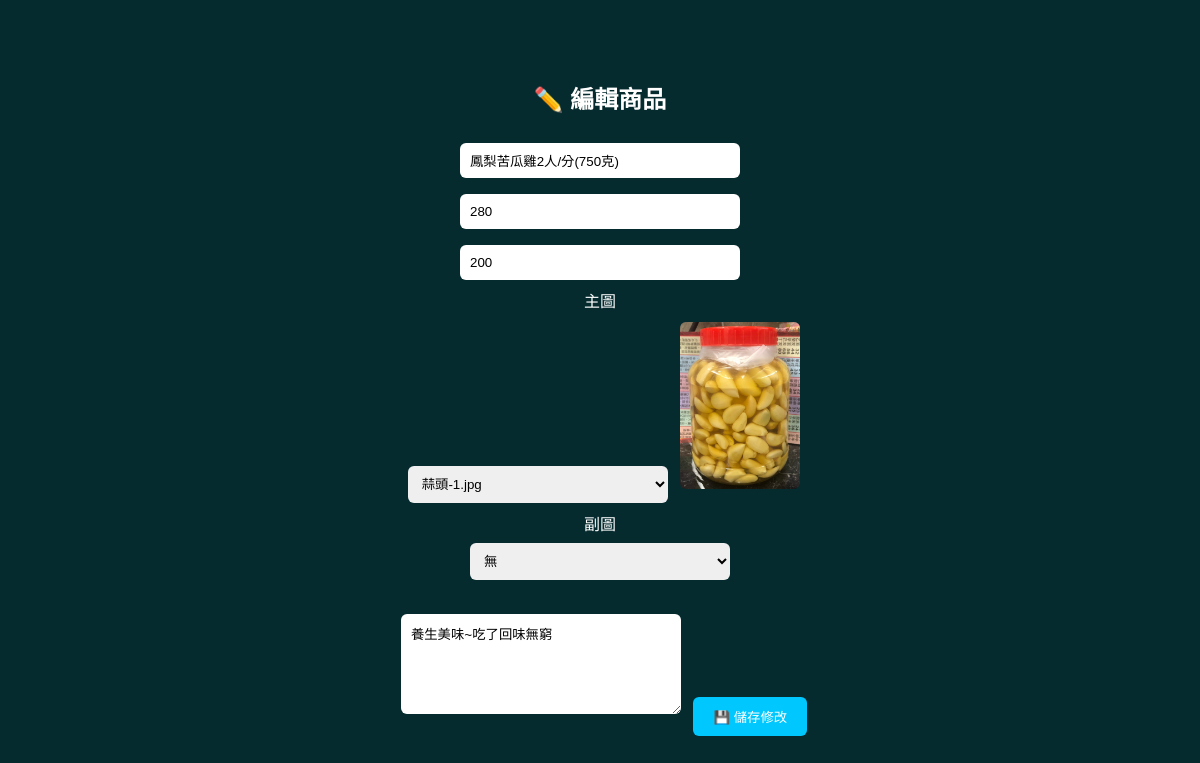
The app's page /edit_product/14 (signed in) with its own data.
### tables this page shows
CREATE TABLE products (
        id INTEGER PRIMARY KEY AUTOINCREMENT,
        name TEXT,
        price INTEGER,
        desc TEXT,
        image1 TEXT,
        image2 TEXT
    , stock INTEGER DEFAULT 10, description TEXT, status INTEGER DEFAULT 1, category TEXT DEFAULT '食品', category_id INTEGER);

### routes/shop.py (the view, shortened to what this page needs)
@shop_bp.route("/edit_product/<int:id>", methods=["GET", "POST"])
def edit_product(id):
    if not is_admin():
        return "❌ 無權限"
    conn = get_shop_db()
    c = conn.cursor()
    product = c.execute("SELECT * FROM products WHERE id=?", (id,)).fetchone()
    conn.close()
    images = get_product_images()
    return render_template("edit_product.html", product=product, images=images)

### app.py (called while the page is built)
@app.context_processor
def inject_user():
    user_id = session.get("user_id")
    balance = 0
    if user_id:
        conn = None
        try:
            conn = get_shop_db()
            c = conn.cursor()
            c.execute("SELECT points FROM users WHERE id=?", (user_id,))
            row = c.fetchone()
            if row:
                balance = row[0]
        except Exception as e:
            print("inject_user error:", e)
        finally:
            if conn:
                conn.close()
    return dict(global_money=balance)

@app.before_request
def make_session_permanent():
    session.permanent = True

### routes/shop.py (called while the page is built)
def is_admin():
    return session.get("user") in ADMIN_USERS

def get_product_images():
    import os
    folder = os.path.join("static", "products")
    if not os.path.exists(folder):
        return []
    return [
        f"/static/products/{f}"
        for f in os.listdir(folder)
        if f.lower().endswith((".png", ".jpg", ".jpeg", ".webp"))
    ]

### services/db.py (called while the page is built)
def get_shop_db():
    print("========== SHOP DB ==========")
    print(os.path.abspath(SHOP_DB))
    print("=============================")
    conn = sqlite3.connect(SHOP_DB, timeout=30)
    conn.execute("PRAGMA journal_mode=WAL")
    conn.row_factory = sqlite3.Row
    return conn

### templates/edit_product.html (shortened to what this page needs)
<!DOCTYPE html>
<html lang="zh-TW" translate="no">
<head>
</head>
<body>
    <div class="box">
        <h2>✏️ 編輯商品</h2>
        <form method="POST">
            <input name="name" value="{{ product['name'] }}" placeholder="商品名稱"><br>
            <input name="price" value="{{ product['price'] }}" placeholder="價格"><br>
            <input name="stock" value="{{ product['stock'] }}" placeholder="庫存"><br>
            <label>主圖</label><br>
            <select name="image1" onchange="previewMain(this.value)">
                {% for img in images %}
                <option value="{{ img }}" {% if img==product['image1'] %}selected{% endif %}>
                    {{ img.split('/')[-1] }}
                </option>
                {% endfor %}
            </select>
            <img id="mainPreview" src="{{ product['image1'] }}" width="120"><br>
            <label>副圖</label><br>
            <select name="image2" onchange="previewSub(this.value)">
                <option value="">無</option>
            </select><br>
            <img id="subPreview" src="{{ product['image2'] }}" width="120"><br>
            <textarea name="description">{{ product['desc'] or "" }}</textarea>
            <button type="submit">💾 儲存修改</button>
        </form>
    </div>
</body>
</html>

### templates/edit_product.html (style rules this page uses)
body { background: #062b2f; color: white; text-align: center; font-family: Arial; }
.box { margin-top: 80px; }
input, textarea, select { width: 260px; padding: 10px; margin: 8px; border-radius: 6px; border: none; }
textarea { height: 80px; }
button { padding: 10px 20px; background: #00c8ff; border: none; border-radius: 6px; color: white; cursor: pointer; }
img { margin-top: 10px; border-radius: 6px; }

### records on screen
products: name "鳳梨苦瓜雞2人/分(750克)", price "280", stock "200", image1 "蒜頭-1.jpg", image1 (picture), description "養生美味~吃了回味無窮"
